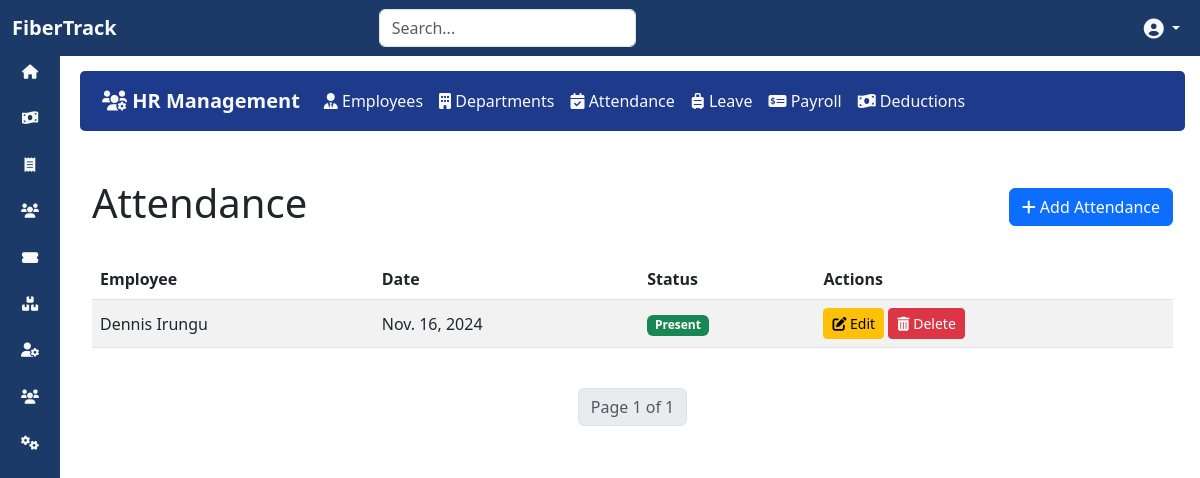
Screenshot of /hr/attendance/ (signed in) with the database file from the repository.
### hr/models.py (models this page shows, shortened)
class Attendance(models.Model):
    employee = models.ForeignKey(Employee, on_delete=models.CASCADE)
    date = models.DateField()
    status = models.CharField(max_length=10, choices=(('Present', 'Present'), ('Absent', 'Absent'), ('Late', 'Late')))
    class Meta:
        unique_together = ('employee', 'date')  # Ensure one attendance record per employee per day

class Employee(models.Model):
    employee_id = models.CharField(max_length=10, unique=True, editable=False)
    first_name = models.CharField(max_length=100)
    last_name = models.CharField(max_length=100)
    email = models.EmailField()
    phone = models.CharField(max_length=15)
    address = models.CharField(max_length=100)
    national_id = models.CharField(max_length=20, unique=True)
    emergency_contact_name = models.CharField(max_length=100, null=True, blank=True)
    emergency_contact_phone = models.CharField(max_length=15, null=True, blank=True)
    department = models.ForeignKey('Department', on_delete=models.SET_NULL, null=True, blank=True)
    job_title = models.CharField(max_length=100, null=True, blank=True)
    hire_date = models.DateField()
    salary = models.DecimalField(max_digits=10, decimal_places=2)
    is_active = models.BooleanField(default=True)
    bank = models.CharField(max_length=100, null=True, blank=True)
    branch = models.CharField(max_length=100, null=True, blank=True)
    account_number = models.CharField(max_length=50, null=True, blank=True)
    profile_photo = models.ImageField(upload_to='employee_photos/', null=True, blank=True)
    id_scan_front = models.ImageField(upload_to='id_scans/', null=True, blank=True)
    id_scan_back = models.ImageField(upload_to='id_scans/', null=True, blank=True)
    additional_documents = models.FileField(upload_to='employee_documents/', null=True, blank=True)

### hr/views.py (the view, shortened to what this page needs)
# urls.py: path('attendance/', views.attendance_list, name='attendance_list'),
@login_required(login_url='/auth/login/')
def attendance_list(request):
    attendance_records = Attendance.objects.select_related('employee').order_by('-date')
    paginator = Paginator(attendance_records, 10)  # Show 10 records per page
    page_number = request.GET.get('page')
    page_obj = paginator.get_page(page_number)
    employees = Employee.objects.all().order_by('first_name', 'last_name')
    return render(request, 'hr/attendance_list.html', {
        'attendance_records': page_obj,
        'employees': employees,
    })

### hr/templates/hr/attendance_list.html (shortened to what this page needs)
{% extends 'base.html' %}
{% block content %}
    {% include 'hr/hr_navbar.html' %}
    <div class="container mt-5">
        <div class="d-flex justify-content-between align-items-center mb-4">
            <h1 class="text-darkblue">Attendance</h1>
            <button class="btn btn-primary" data-bs-toggle="modal" data-bs-target="#addAttendanceModal">
                <i class="fas fa-plus"></i> Add Attendance
            </button>
        </div>
        <div class="table-responsive">
            <table class="table table-hover table-striped align-middle">
                <thead class="bg-darkblue text-white">
                    <tr>
                        <th>Employee</th>
                        <th>Date</th>
                        <th>Status</th>
                        <th>Actions</th>
                    </tr>
                </thead>
                <tbody>
                    {% for record in attendance_records %}
                    <tr>
                        <td>{{ record.employee.first_name }} {{ record.employee.last_name }}</td>
                        <td>{{ record.date }}</td>
                        <td>
                            <span class="badge {% if record.status == 'Present' %}bg-success{% elif record.status == 'Absent' %}bg-danger{% else %}bg-warning{% endif %}">
                                {{ record.status }}
                            </span>
                        </td>
                        <td>
                            <button class="btn btn-warning btn-sm" data-bs-toggle="modal" data-bs-target="#editAttendanceModal{{ record.id }}">
                                <i class="fas fa-edit"></i> Edit
                            </button>
                            <button class="btn btn-danger btn-sm" data-bs-toggle="modal" data-bs-target="#deleteAttendanceModal{{ record.id }}">
                                <i class="fas fa-trash-alt"></i> Delete
                            </button>
                        </td>
                    </tr>
                    {% endfor %}
                </tbody>
            </table>
        </div>
        <nav class="mt-4">
            <ul class="pagination justify-content-center">
                <li class="page-item disabled">
                    <span class="page-link">Page {{ attendance_records.number }} of {{ attendance_records.paginator.num_pages }}</span>
                </li>
            </ul>
        </nav>
    </div>
{% endblock %}

### static/css/style.css (style rules this page uses)
:root { --dark-blue: #1b3a67; --dark-red: #8b0000; --light-gray: #f8f9fa; }
body { background-color: var(--light-gray); }
button { border-radius: 5px; transition: all 0.3s ease; }

### rows the page displays
Attendance: employee.first_name "Dennis", employee.last_name "Irungu", date "Nov. 16, 2024", status "Present"

### other values shown
{{ attendance_records.number }} "1"
{{ attendance_records.paginator.num_pages }} "1"
